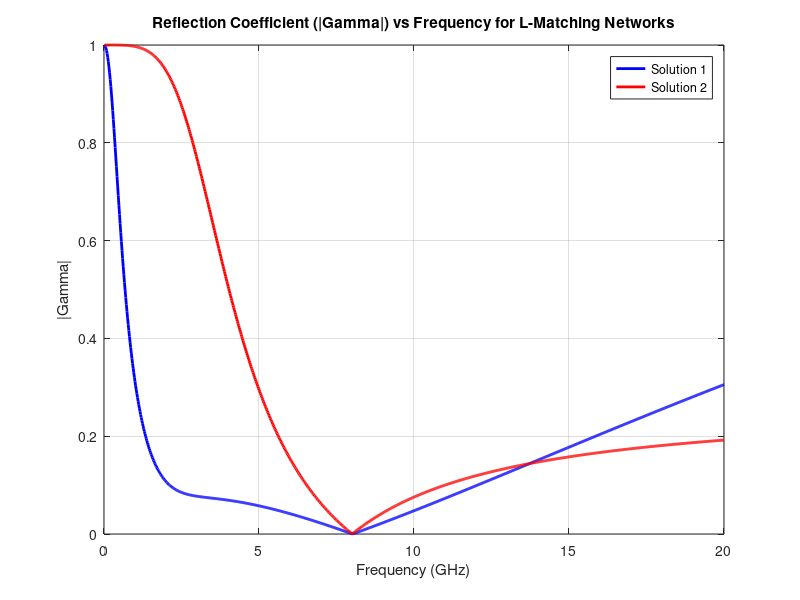

Write the MATLAB code that produced this figure.
clear all;

% กำหนดค่า R และ C ที่โหลด
R_load = 25;              % (Ohm) ตัวต้านทานที่โหลด
C_load = 1.32 * 10^(-12); % (F) ตัวเก็บประจุที่โหลด

% องค์ประกอบของวงจรที่ Matching Network (Solution 1) - C1_1 และ C1_2
C1_1 = 5.2 * 10^(-12);   % (F) ตัวเก็บประจุที่ Matching Network (Solution 1) - C1
C1_2 = 0.296 * 10^(-12); % (F) ตัวเก็บประจุที่ Matching Network (Solution 1) - C2

% องค์ประกอบของวงจรที่ Matching Network (Solution 2)
L2 = 1.33 * 10^(-9);   % (H) ตัวเหนี่ยวนำที่ Matching Network (Solution 2)
C2 = 0.759 * 10^(-12); % (F) ตัวเก็บประจุที่ Matching Network (Solution 2)

% ค่า Z0 (Impedance) ของวงจร
Z0 = 30; % (Ohm) characteristic impedance

% กำหนดค่า ZL (โหลด) ตามที่มึงให้มา
ZL = 25 + 15j;  % (Ohm) ค่าโหลดใหม่ที่กำหนด

% ช่วงความถี่ที่ต้องการแสดงผล (8 GHz)
f0 = 8e9;  % 8 GHz
f = linspace(0, 20e9, 1000); % ความถี่ (Hz) 7-9 GHz

%% Solution 1: Matching Network using only C1_1 and C1_2
ZC1_1 = 1 ./ (j*2*pi*f*C1_1);
ZC1_2 = 1 ./ (j*2*pi*f*C1_2);  % Impedance ของ C ใน Matching Network
ZL_C1_1 = ZL + ZC1_1    % series impedance ZL , ZC1_1
Zin1 = ZL_C1_1 .* ZC1_2 ./ (ZL_C1_1 + ZC1_2);  % Impedance เข้า (Solution 1)
Gamma1 = (Zin1 - Z0) ./ (Zin1 + Z0);  % Reflection Coefficient

%% Solution 2: Matching Network using L2 and C2
ZL2 = j*2*pi*f*L2;
ZC2 = 1 ./ (j*2*pi*f*C2);  % Impedance ของ C ใน Matching Network
ZL_C2 = ZL + ZC2    % series impedance ZL , ZC2
Zin2 = ZL_C2 .* ZL2 ./ (ZL_C2 + ZL2);  % Impedance เข้า (Solution 2)
Gamma2 = (Zin2 - Z0) ./ (Zin2 + Z0);  % Reflection Coefficient

% Plotting the reflection coefficients for both solutions
figure;
plot(f/1e9, abs(Gamma1), 'b', 'LineWidth', 2);  % Solution 1 (C1_1 or C1_2)
hold on;
plot(f/1e9, abs(Gamma2), 'r', 'LineWidth', 2);  % Solution 2
legend('Solution 1', 'Solution 2');
xlabel('Frequency (GHz)');
ylabel('|Gamma|');
title('Reflection Coefficient (|Gamma|) vs Frequency for L-Matching Networks');
grid on;

%% คำนวณ Fractional Bandwidth (FBW) สำหรับ Solution 1
idx = find(abs(Gamma1) <= 0.2);
fmin = f(idx(1));
fmax = f(idx(end));
FBW1 = (fmax - fmin) / f0 * 100;
fprintf('FBW1 = %.2f %%\n', FBW1);

%% คำนวณ Fractional Bandwidth (FBW) สำหรับ Solution 2
idx2 = find(abs(Gamma2) <= 0.2);
fmin2 = f(idx2(1));
fmax2 = f(idx2(end));
FBW2 = (fmax2 - fmin2) / f0 * 100;
fprintf('FBW2 = %.2f %%\n', FBW2);

%% check if not found Gamma = 0.2
% ===== Solution 1 =====
idx1 = find(abs(Gamma1) <= 0.2);
if ~isempty(idx1)
    fmin1 = f(idx1(1));
    fmax1 = f(idx1(end));
    FBW1 = (fmax1 - fmin1) / f0 * 100;
    fprintf('FBW1 = %.2f %%\n', FBW1);
else
    FBW1 = 0;
    fprintf('FBW1: No valid frequency range where |Gamma| <= 0.2\n');
end

% ===== Solution 2 =====
idx2 = find(abs(Gamma2) <= 0.2);
if ~isempty(idx2)
    fmin2 = f(idx2(1));
    fmax2 = f(idx2(end));
    FBW2 = (fmax2 - fmin2) / f0 * 100;
    fprintf('FBW2 = %.2f %%\n', FBW2);
else
    FBW2 = 0;
    fprintf('FBW2: No valid frequency range where |Gamma| <= 0.2\n');
end

%% เปรียบเทียบว่าทั้งสอง solution ไหนดีกว่า
if FBW1 > FBW2
    fprintf('Solution 1 has a higher Fractional Bandwidth.\n');
elseif FBW2 > FBW1
    fprintf('Solution 2 has a higher Fractional Bandwidth.\n');
else
    fprintf('Both solutions have equal Fractional Bandwidth.\n');
end